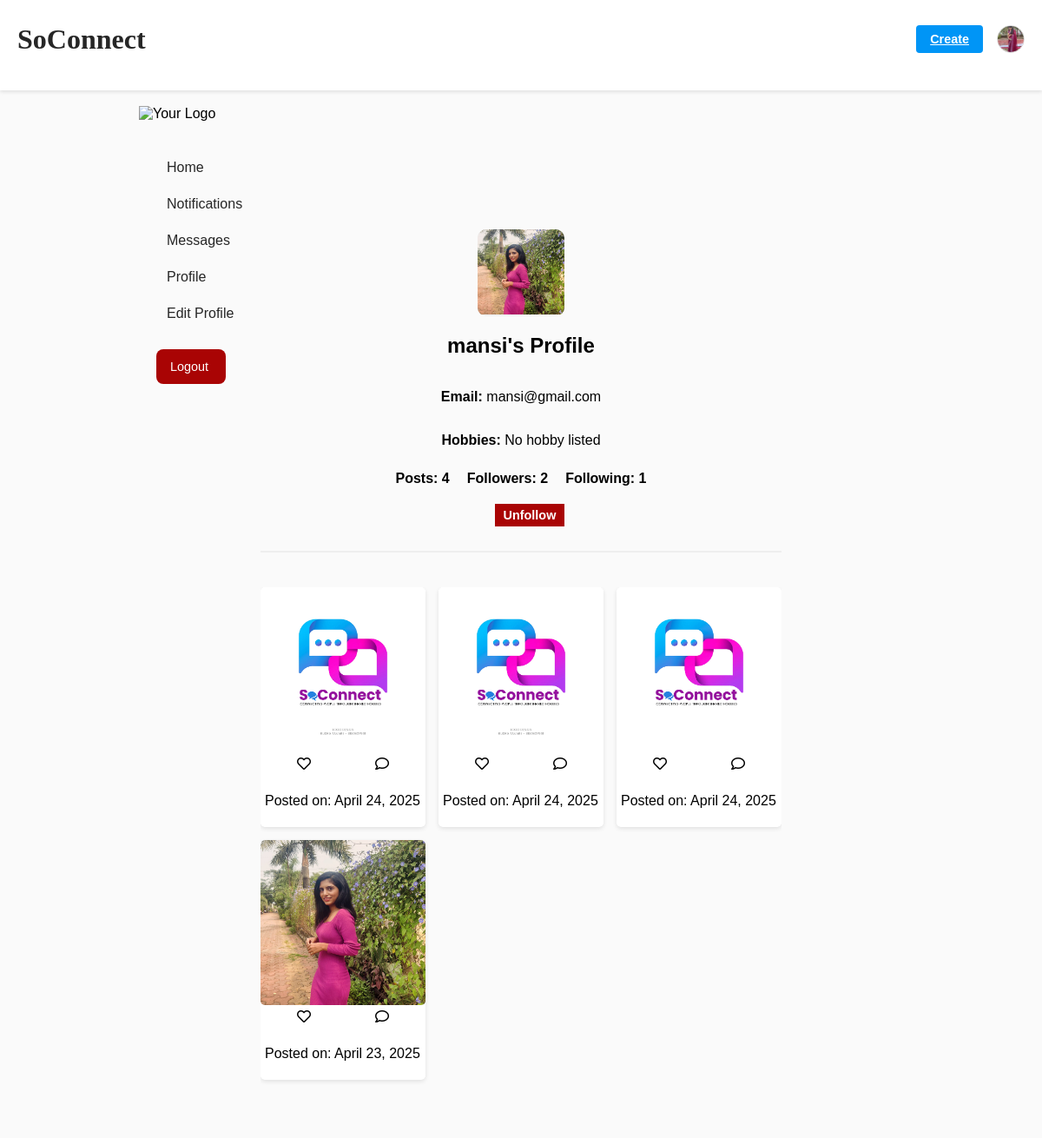
Page /posts/profile/mansi (signed in) on the committed database.
### users/models.py (models this page shows, shortened)
class CustomUser(AbstractUser):
    hobbies = models.CharField(max_length=255, blank=True, null=True)

class Profile(models.Model):
    user = models.OneToOneField(settings.AUTH_USER_MODEL, on_delete=models.CASCADE, related_name="profile")
    hobbies = models.ManyToManyField(Hobby, related_name='profiles', blank=True)
    image = models.ImageField(upload_to="profile_pics/", default="default.jpg")

### posts/models.py (models this page shows, shortened)
class Post(models.Model):
    user = models.ForeignKey(settings.AUTH_USER_MODEL, on_delete=models.CASCADE, related_name="posts")
    content = models.TextField()
    image = models.ImageField(upload_to="post_images/", blank=True, null=True)
    created_at = models.DateTimeField(auto_now_add=True)
    likes = models.ManyToManyField(settings.AUTH_USER_MODEL, related_name="liked_posts", blank=True)

### users/views.py (the view)
# urls.py: path('profile/<str:username>', profile_view, name='profile'),
@login_required
def profile_view(request, username):
    user_profile_obj = get_object_or_404(User, username=username)
    profile, _ = Profile.objects.get_or_create(user=user_profile_obj)
    posts = Post.objects.filter(user=user_profile_obj).order_by('-created_at')
    post_count = posts.count()
    follower_count = Follow.objects.filter(following=user_profile_obj).count()
    following_count = Follow.objects.filter(follower=user_profile_obj).count()
    is_following = False
    if request.user.is_authenticated and request.user != user_profile_obj:
        is_following = Follow.objects.filter(follower=request.user, following=user_profile_obj).exists()
    posts_with_counts = []
    for post in posts:
        like_count = post.likes.count()
        comment_count = post.comments.count()
        posts_with_counts.append({'post': post, 'like_count': like_count, 'comment_count': comment_count})
    context = {
        'user_profile': profile,
        'user': user_profile_obj,
        'posts_with_counts': posts_with_counts, # Use this in the template
        'post_count': post_count,
        'follower_count': follower_count,
        'following_count': following_count,
        'is_following': is_following,
    }
    return render(request, 'profile.html', context)

### templates/profile.html (shortened to what this page needs)
{% extends 'base.html' %}
{% load static %}
{% block content %}
<div class="profile-container">
    <main class="profile-content">
        <div class="profile-header">
            <div class="profile-img">
                <a href="{% url 'profile' username=request.user.username %}">
                    {% if request.user.profile.image %}
                        <img src="{{ user.profile.image.url }}" alt="Profile">
                    {% else %}
                        <i class="uil uil-user"></i>
                    {% endif %}
                </a>
            </div>
            <div class="profile-info">
                <h2 class="username">{{ user.username }}'s Profile</h2>
                <p><strong>Email:</strong> {{ user.email }}</p>
                <p><strong>Hobbies:</strong>
                    {% if profile.hobbies.all %}
                        {% for hobby in user.profile.hobbies.all %}
                            {{ hobby.name }}{% if not forloop.last %}, {% endif %}
                        {% endfor %}
                    {% else %}
                        No hobby listed
                    {% endif %}
                </p>
                <div class="profile-stats">
                    <span><strong>Posts:</strong> {{ post_count }}</span>
                    <span><strong>Followers:</strong> {{ follower_count }}</span>
                    <span><strong>Following:</strong> {{ following_count }}</span>
                </div>
                {% if request.user != user_profile %}
                    <form action="{% url 'follow_user' user_profile.id %}" method="POST">
                        {% if is_following %}
                            <button type="submit" class="btn btn-danger" style="padding: 5px; width: 80px;">Unfollow</button>
                        {% else %}
                            <button type="submit" class="btn btn-primary">Follow</button>
                        {% endif %}
                    </form>
                {% endif %}
            </div>
        </div>
        <hr style="width: 100%; border: 1px solid #eee; margin-bottom: 20px;">
        <div class="post-grid">
            {% for item in posts_with_counts %}
                {% with post=item.post like_count=item.like_count comment_count=item.comment_count %}
                    <div class="post">
                        {% if post.image %}
                            <img src="{{ post.image.url }}" alt="{{ post.caption }}">
                        {% endif %}
                        <div class="post-actions">
                            <i class="far fa-heart action-icon"></i>
                            <i class="far fa-comment action-icon"></i>
                        </div>
                        <div class="post-details">
                            <p class="post-date">Posted on: {{ post.created_at|date:"F j, Y" }}</p>
                        </div>
                    </div>
                {% endwith %}
            {% empty %}
                <p class="no-posts">No posts yet.</p>
            {% endfor %}
        </div>
    </main>
</div>
{% endblock content %}

### templates/base.html (shortened to what this page needs)
{% load static %}
<!DOCTYPE html>
<html lang="en">
<head>
    <link rel="stylesheet" href="https://unicons.iconscout.com/release/v2.1.6/css/unicons.css">
    <link rel="stylesheet" href="{% static 'css/base-style.css' %}">
    <link rel="stylesheet" href="https://cdnjs.cloudflare.com/ajax/libs/font-awesome/5.15.4/css/all.min.css">
</head>
<body>
    <nav>
        <div class="container">
            <h2 class="logo">SoConnect</h2>
            <div class="create">
                <a href="{% url 'create_post' %}" class="btn btn-primary">Create</a>
                <div class="profile-photo">
                    {% if request.user.profile.image %}
                        <img src="{{ request.user.profile.image.url }}" alt="Profile">
                    {% else %}
                        <img src="{% static 'images/default-profile.jpg' %}" alt="Profile">
                    {% endif %}
                </div>
            </div>
        </div>
    </nav>
    <main>
        <div class="container">
            <div class="row">
                <div class="col-md-3">
                    <div class="left">
                        <div class="logo-container">
                            <img src="{% static 'assets1/soconnectlogo-2.png' %}" alt="Your Logo" class="logo">
                        </div>
                        <a href="{% url 'dashboard' %}"> Home</a>
                        <a href="{% url 'notifications' %}"> Notifications</a>
                        <a href="#"> Messages</a>
                        <a href="{% url 'profile' username=request.user.username %}">Profile</a>
                        <a href="{% url 'edit_profile' username=request.user.username %}">Edit Profile</a>
                        <a href="{% url 'index' %}" class="btn btn-danger" style="color: white;">Logout</a>
                    </div>
                </div>
                <div class="col-md-9">
                    {% block content %}{% endblock %}
                </div>
            </div>
        </div>
    </main>
</body>
</html>

### static/css/base-style.css (style rules this page uses)
*, *::before, *::after { box-sizing: border-box; }
html, body { margin: 0; padding: 0; height: 100%; overflow-x: hidden; }
nav { position: fixed; top: 0; left: 0; width: 100%; z-index: 10; height: 6.5rem; background-color: #fff; box-shadow: 0 2px 4px rgba(0, 0, 0, 0.1); }
nav .container { display: flex; justify-content: space-between; align-items: center; max-width: 1200px; margin: 0 auto; padding: 0 20px; }
nav .logo { font-family: 'Billabong', cursive; font-size: 2rem; margin-right: 2rem; color: #262626; }
.create { display: flex; align-items: center; gap: 1rem; }
.btn-primary { background-color: #0095f6; color: #fff; padding: 0.5rem 1rem; border-radius: 4px; font-size: 0.9rem; font-weight: 600; }
.profile-photo { width: 2rem; height: 2rem; border-radius: 50%; overflow: hidden; border: 1px solid #dbdbdb; }
.profile-photo img { width: 100%; height: 100%; object-fit: cover; }
main { margin-top: 6.5rem; background-color: #fafafa; padding: 2rem; padding-top: 1rem; min-height: calc(100vh - 6.5rem); box-sizing: border-box; display: flex; flex-direction: row; justify-content: flex-start; overflow-y: hidden; }
main .container { display: flex; flex-direction: row; justify-content: center; max-width: 1200px; margin: 0 auto; padding: 0 20px; }
.row { display: flex; flex-direction: row; justify-content: flex-start; }
.left { width: 250px; position: fixed; top:6.6rem; left: 10rem; margin-right: 2rem; margin-top: 1rem; height: calc(100vh - 5rem); overflow-y: auto; }
.left .logo-container { margin-bottom: 2rem; }
.left .logo { max-width: 150px; }
.left a { display: flex; align-items: center; padding: 0.75rem 1rem; border-radius: 8px; color: #262626; font-weight: 500; text-decoration: none; transition: background-color 0.2s ease; }
.btn-danger { background-color: rgb(169, 4, 4); color: #fff; padding: 0.5rem 1rem; border: 5px; font-size: 0.9rem; font-weight: 600; width: 80px; margin-left: 20px; margin-top: 20px; }

### templates/profile.html (style rules this page uses)
body { font-family: sans-serif; margin: 0; }
.profile-container { display: flex; flex-direction: column; align-items: center; width: 100%; padding: 20px; box-sizing: border-box; overflow-x: hidden; }
.profile-content { flex: 1; padding-top: 0; padding: 20px; display: flex; flex-direction: column; align-items: center; width: 100%; max-width: 1200px; overflow-y: auto; }
.profile-header { display: flex; flex-direction: column; align-items: center; margin-bottom: 20px; width: 100%; max-width: 600px; text-align: center; }
.profile-img { width: 100px; height: 100px; overflow: hidden; border-radius: 10px; display: flex; justify-content: center; align-items: center; background-color: #f0f0f0; }
.profile-img img { width: 100%; height: 100%; object-fit: cover; }
.profile-info { display: flex; flex-direction: column; align-items: center; }
.profile-stats { display: flex; justify-content: center; gap: 20px; margin-top: 10px; font-size: 1rem; }
.profile-stats span { font-weight: bold; }
.profile-stats strong { font-weight: bold; }
button { margin-top: 15px; }
.post-grid { display: grid; grid-template-columns: repeat(3, minmax(150px, 1fr)); gap: 15px; width: 100%; max-width: 600px; margin-top: 20px; min-height: 400px; padding-bottom: 20px; overflow-y: auto; }
.post-grid .post { display: flex; flex-direction: column; border-radius: 5px; box-shadow: 0 2px 5px rgba(0, 0, 0, 0.1); overflow: hidden; background-color: #fff; position: relative; }
.post-grid img { width: 100%; height: auto; aspect-ratio: 1 /1; object-fit: cover; border-radius: 5px; }
.post-actions { display: flex; justify-content: space-around; padding: 5px; }
.post-details { padding: 5px; }
.post-grid .post { position: relative; }

### rows in the picture
CustomUser: user.profile.image (picture)
CustomUser: profile.image (picture), username "mansi", email "mansi@gmail.com"
Post: post.image (picture), post.created_at "April 24, 2025"
Post: post.image (picture), post.created_at "April 24, 2025"
Post: post.image (picture), post.created_at "April 24, 2025"
Post: post.image (picture), post.created_at "April 23, 2025"

### other values in the picture
{{ post_count }} "4"
{{ follower_count }} "2"
{{ following_count }} "1"
